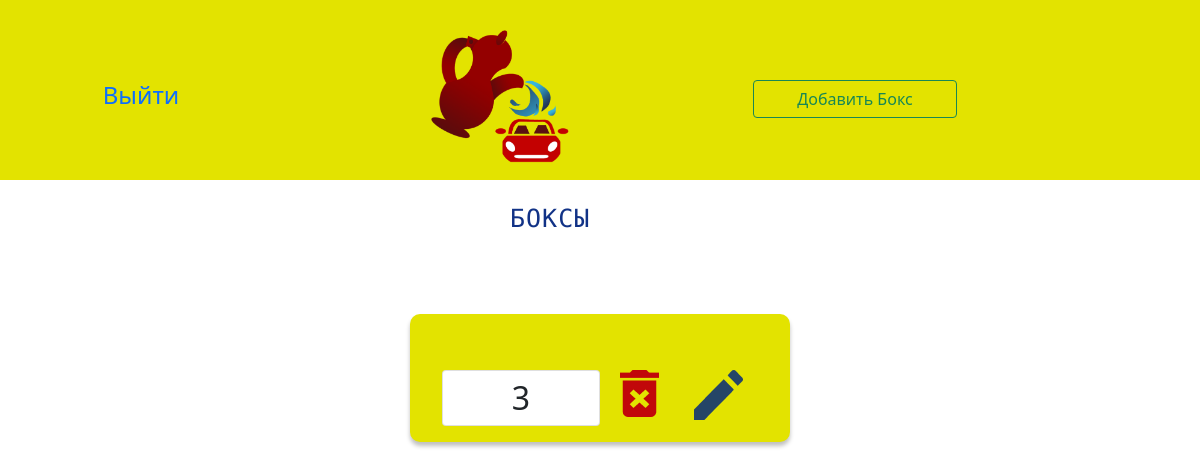
Before: /box_list/ with the older database file.
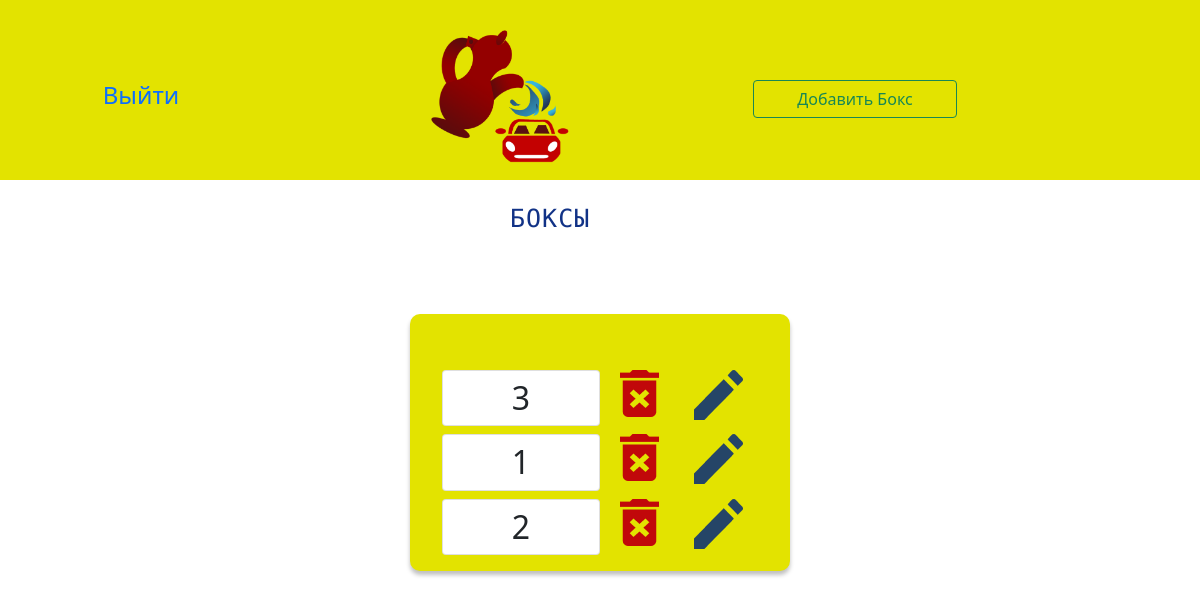
After: the same page with the newer database file.
### kumgan/models.py (models this page shows, shortened)
class Box(models.Model):
    number_of_box = models.SmallIntegerField(default=0)
    status = models.BooleanField(default=False)
    class Meta:
        verbose_name = 'Box'
        verbose_name_plural = 'Boxes'

### kumgan/views.py (the view)
# urls.py: path('box_list/', views.BoxListView.as_view(), name='box_list'),
class BoxListView(ListView):
    model = Box
    template_name = 'kumgan/box_list.html'

### kumgan/templates/kumgan/box_list.html (shortened to what this page needs)
{% extends 'kumgan/base.html' %}
{% load crispy_forms_filters %}
{% load static %}
{% load crispy_forms_tags %}
{% block header %}
<header class="header_bg">
<span class="container">
    <div class="row text-center justify-content-center align-items-center">
        <a class="col-2" href="{% url 'kumgan:signout' %}">
        <h4>Выйти</h4> </a>
        <a href="{% url 'kumgan:home'%}" class="col-5">
           <img src="{% static 'kumgan/images/header_logo.png' %}" height="150px" alt="logo"/>
        </a>
         <a href="{% url 'kumgan:box_create' %}" type="button" class="btn btn-outline-success col-2">Добавить Бокс</a>
    </div>
</span>
</header>
{% endblock header %}
{% block title_page %}
    <span class="container">
    <div class="row text-center justify-content-center">
        <h2 class="col-2 title_of_page">Боксы</h2>
    </div>
    </span>
{% endblock title_page %}
{% block content %}
    <div class="container pt-5 ">
        <div class="row justify-content-center text-center">
            <div class="col-4 border_time_date_card">
                <form class="pt-5" method="post">
                    <div class="container">
                        <div class="row justify-content-center p-2">
                            {% for i in object_list %}
                             <h2 class="col-6 p-2 card">{{ i.number_of_box }}</h2>
                                <a href="{% url 'kumgan:box_delete' i.id %}" class="col-3">
                                <img class="img-fluid" alt="__" src="{% static 'kumgan/images/trash.png' %}">
                                </a>
                                <a href="{% url 'kumgan:box_update' i.id %}" class="col-3">
                                <img class="img-fluid" alt="__" src="{% static 'kumgan/images/edit.png' %}">
                                </a>
                                 {% empty %}
                          <h2 class="col-8 p-2 card"> Нет Боксов</h2>
                            {% endfor %}
                        </div>
                    </div>
                </form>
            </div>
        </div>
    </div>
{%  endblock content %}

Changed rows visible on the page:
added Box: number_of_box "1"
added Box: number_of_box "2"
